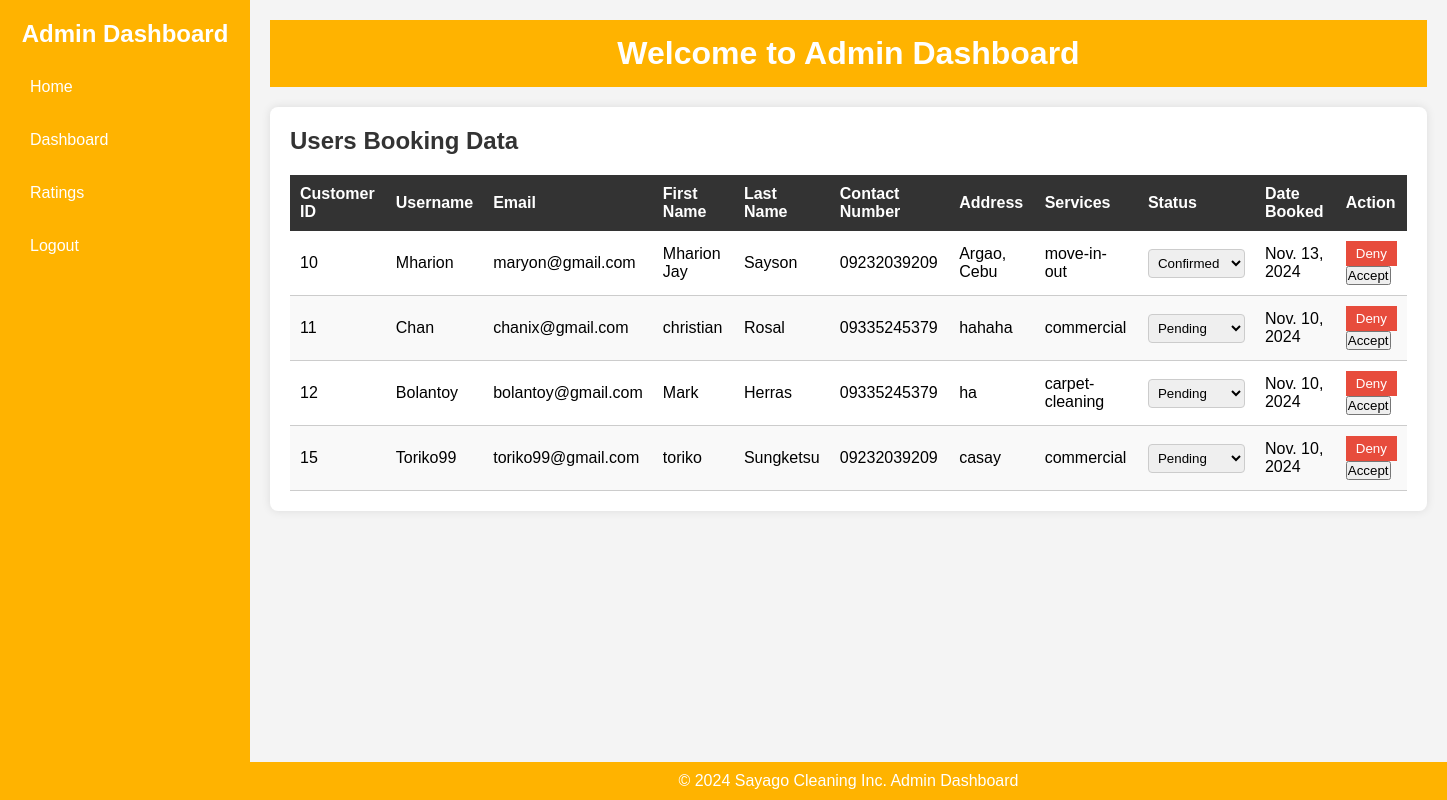
/admin_dashboard/, run on the app's committed database.
### cleaning/models.py (models this page shows, shortened)
class Booking(models.Model):
    booking_id = models.AutoField(primary_key=True, editable=False)
    CLEANING_CHOICES = [
    ('residential', 'Residential Cleaning'),
    ('commercial', 'Commercial Cleaning'),
    ('deep-cleaning', 'Deep Cleaning'),
    ('move-in-out', 'Move-in/Move-out Cleaning'),
    ('carpet-cleaning', 'Carpet Cleaning'),
    ('upholstery-cleaning', 'Upholstery Cleaning'),
    ('window-cleaning', 'Window Cleaning'),
    ('eco-friendly', 'Eco-friendly Green Cleaning'),
    ]
    PENDING = 'pending'
    CONFIRMED = 'confirmed'
    COMPLETED = 'completed'
    STATUS_CHOICES = [
        (CONFIRMED, 'Confirmed'),
        (PENDING, 'Pending'),
        (COMPLETED, 'Completed'),
    ]
    user = models.ForeignKey(User, on_delete=models.CASCADE)
    cleaning_service = models.CharField(max_length=20, choices=CLEANING_CHOICES)
    first_name = models.CharField(max_length=100)
    last_name = models.CharField(max_length=100, default='Unknown')
    contact_number = models.CharField(max_length=15)
    address = models.TextField()
    additional_info = models.TextField(blank=True, null=True)
    status = models.CharField(max_length=20, choices=STATUS_CHOICES, default=PENDING)
    created_at = models.DateTimeField(auto_now_add=True)
    booking_date = models.DateField()

### cleaning/views.py (the view)
# urls.py: path('admin_dashboard/', views.admin_dashboard, name='ad_dashboard'),
def admin_dashboard(request):
    bookings = Booking.objects.all() # Fetch all bookings for admin dashboard
    return render(request, 'cleaning/admin_dashboard.html', {'bookings': bookings})

### cleaning/templates/cleaning/admin_dashboard.html (shortened to what this page needs)
<!DOCTYPE html>
<html lang="en">
<head>
    {% load static %}
    <link rel="stylesheet" href="{% static 'styles/admin.css' %}?100">
</head>
<body>
    <div class="admin-container">
        <aside class="sidebar">
            <h2>Admin Dashboard</h2>
            <nav>
                <ul>
                    <li><a href="{% url 'admin_homepage' %}">Home</a></li>
                    <li><a href="{% url 'ad_dashboard' %}">Dashboard</a></li>
                    <li><a href="{% url 'ratings' %}">Ratings</a></li>
                    <li><a href="{% url 'owner_login' %}">Logout</a></li>
                </ul>
            </nav>
        </aside>
        <div class="main-content">
            <header>
                <h1>Welcome to Admin Dashboard</h1>
            </header>
            <main>
                <section class="admin-panel">
                    <h2>Users Booking Data</h2>
                    <table class="user-table">
                        <thead>
                            <tr>
                                <th>Customer ID</th>
                                <th>Username</th>
                                <th>Email</th>
                                <th>First Name</th>
                                <th>Last Name</th>
                                <th>Contact Number</th>
                                <th>Address</th>
                                <th>Services</th>
                                <th>Status</th>
                                <th>Date Booked</th>
                                <th>Action</th>
                            </tr>
                        </thead>
                        <tbody>
                            {% if bookings %}
                                {% for booking in bookings %}
                                <tr>
                                    <td>{{ booking.user.id }}</td>
                                    <td>{{ booking.user.username }}</td>
                                    <td>{{ booking.user.email }}</td>
                                    <td>{{ booking.first_name }}</td>
                                    <td>{{ booking.last_name }}</td>
                                    <td>{{ booking.contact_number }}</td>
                                    <td>{{ booking.address }}</td>
                                    <td>{{ booking.cleaning_service }}</td>
                                    <td>
                                        <form method="POST" action="{% url 'update_booking_status' booking.booking_id %}">
                                            <select name="status" onchange="this.form.submit()">
                                                <option value="pending" {% if booking.status == 'pending' %}selected{% endif %}>Pending</option>
                                                <option value="confirmed" {% if booking.status == 'confirmed' %}selected{% endif %}>Confirmed</option>
                                            </select>
                                        </form>
                                    </td>
                                    <td>{{booking.booking_date}}</td>
                                    <td>
                                        <form method="POST" action="{% url 'deny_booking' booking.booking_id %}" class="action-form">
                                            <button type="submit" class="action-btn delete-btn">Deny</button>
                                        </form>
                                        <form method="POST" action="{% url 'accept_booking' booking.booking_id %}" class="action-form">
                                            <button type="submit" class="action-btn accept-btn">Accept</button>
                                        </form>
                                    </td>
                                </tr>
                                {% endfor %}
                            {% else %}
                                <tr>
                                    <td colspan="10">No bookings found.</td>
                                </tr>
                            {% endif %}
                        </tbody>
                    </table>
                </section>
            </main>
        </div>
    </div>
    <footer>
        <p>&copy; 2024 Sayago Cleaning Inc. Admin Dashboard</p>
    </footer>
</body>
</html>

### cleaning/static/styles/admin.css (style rules this page uses)
* { margin: 0; padding: 0; box-sizing: border-box; font-family: Arial, sans-serif; }
.admin-container { display: flex; min-height: 100vh; background-color: #f4f4f4; }
.sidebar { width: 250px; background-color: #FFB300; color: #fff; padding: 20px; position: fixed; height: 100%; }
.sidebar h2 { margin-bottom: 20px; text-align: center; }
.sidebar nav ul { list-style: none; padding: 0; }
.sidebar nav ul li { margin-bottom: 15px; }
.sidebar nav ul li a { color: #fff; text-decoration: none; font-size: 16px; display: block; padding: 10px; border-radius: 4px; transition: background-color 0.3s ease; }
.main-content { flex-grow: 1; margin-left: 250px; padding: 20px; }
.main-content header { background-color: #FFB300; color: white; padding: 15px; margin-bottom: 20px; text-align: center; }
.admin-panel { background-color: #fff; padding: 20px; border-radius: 8px; box-shadow: 0 0 10px rgba(0, 0, 0, 0.1); }
.admin-panel h2 { margin-bottom: 20px; color: #333; }
.user-table { width: 100%; border-collapse: collapse; }
.user-table thead { background-color: #333; color: #fff; }
.user-table thead th { padding: 10px; text-align: left; }
.user-table tbody td { padding: 10px; border-bottom: 1px solid #ccc; }
.user-table tbody tr:nth-child(even) { background-color: #f9f9f9; }
.delete-btn, .edit-btn { padding: 5px 10px; border: none; color: #fff; cursor: pointer; }
.delete-btn { background-color: #e74c3c; }
.user-table select { padding: 5px; border: 1px solid #ccc; border-radius: 4px; }
footer { text-align: center; padding: 10px; background-color: #FFB300; color: #fff; position: fixed; width: calc(100% - 250px); bottom: 0; left: 250px; }

### data on the page
Booking: user.id "10", user.username "Mharion", user.email "maryon@gmail.com", first_name "Mharion Jay", last_name "Sayson", contact_number "09232039209", address "Argao, Cebu", cleaning_service "move-in-out", status "Confirmed", booking_date "Nov. 13, 2024"
Booking: user.id "11", user.username "Chan", user.email "chanix@gmail.com", first_name "christian", last_name "Rosal", contact_number "09335245379", address "hahaha", cleaning_service "commercial", booking_date "Nov. 10, 2024"
Booking: user.id "12", user.username "Bolantoy", user.email "bolantoy@gmail.com", first_name "Mark", last_name "Herras", contact_number "09335245379", address "ha", cleaning_service "carpet-cleaning", booking_date "Nov. 10, 2024"
Booking: user.id "15", user.username "Toriko99", user.email "toriko99@gmail.com", first_name "toriko", last_name "Sungketsu", contact_number "09232039209", address "casay", cleaning_service "commercial", booking_date "Nov. 10, 2024"
